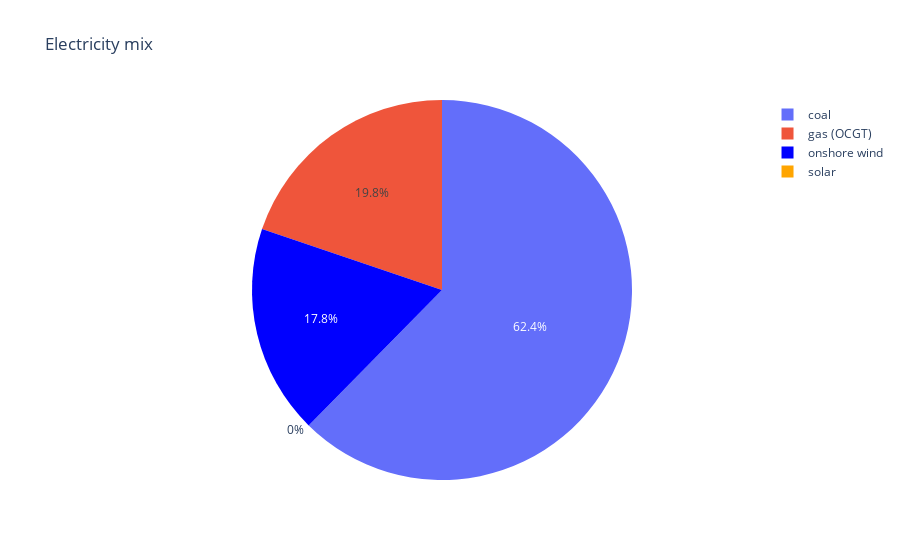

Here is the notebook cell this chart was saved with:
### Code cell
import plotly.graph_objects as go

labels = ['onshore wind', 'solar', 'gas (OCGT)', 'coal']
sizes = [network.generators_t.p['onshorewind'].sum(),
                 network.generators_t.p['solar'].sum(),
                 network.generators_t.p['OCGT'].sum(),
                 network.generators_t.p['Coal'].sum()]

colors = ['blue', 'orange', 'brown, grey']

fig = go.Figure(data=[go.Pie(labels=labels, values=sizes, marker=dict(colors=colors))])

fig.update_layout(title='Electricity mix')

fig.show()

### Figure 1 — Plotly figure (JSON) as saved in the notebook; plotly's stock layout.template omitted (floating-point values rounded to 4 significant figures)
{"data": [{"labels": ["onshore wind", "solar", "gas (OCGT)", "coal"], "marker": {"colors": ["blue", "orange", "brown, grey"]}, "type": "pie", "values": [4734000.0, 0, 5263000.0, 16580000.0]}], "layout": {"title": {"text": "Electricity mix"}}}
